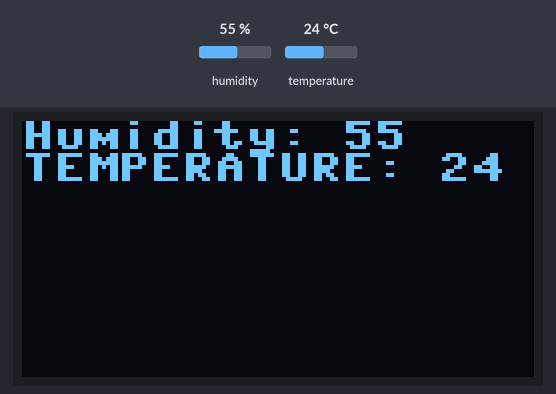
The program below on a simulated ESP32 board running MicroPython. Shown: 128×64 one-colour display. The inputs (shaded band) are chosen by the test bench; at power-on: humidity 55 %, temperature 24 °C. WiFi joins after 1.5 s; no MQTT or app messages arrive unless stated; library files of the repository ran but are not shown: ssd1306.py; what the program prints to the serial console is not drawn.

Above: at 2.8 s.
2.9 s: humidity set to 22 %
At 12.9 s:
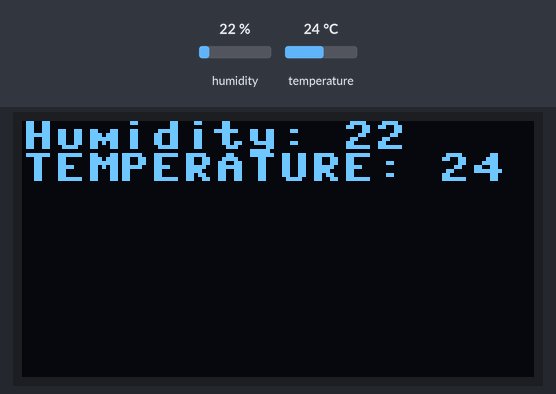
13.2 s: temperature set to 12 °C
At 22.6 s:
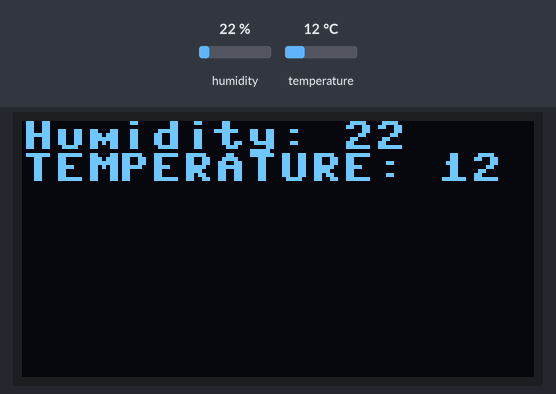
23.3 s: humidity set to 40 %
At 33.0 s:
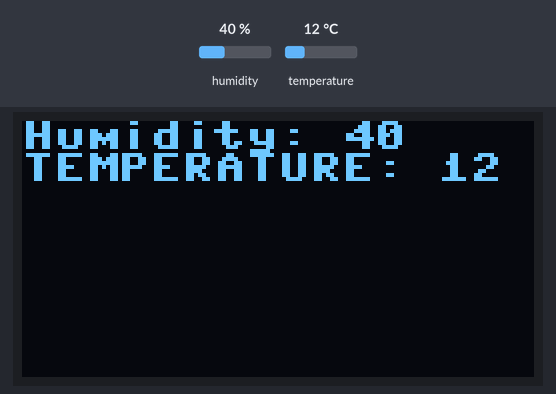
33.3 s: temperature set to 19 °C
Timing chart, 0 to 36.3 s (numbered marks = the images above; inputs shaded):
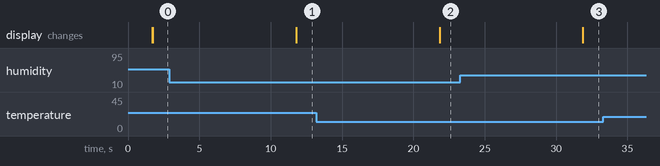

Measured:
- after the input at 2.9 s, the display: changes after 8.9 s (image 1)
- after the input at 13.2 s, the display: changes after 8.6 s (image 2)
- after the input at 23.3 s, the display: changes after 8.6 s (image 3)

The program:

main.py
```python
from machine import Pin, I2C
import dht
import time
import mcu
import ssd1306


gpio = mcu.gpio()
wi = mcu.wifi("SingularClass", "Singular#1234")
wi.setup(ap_active=False, sta_active=True)
if wi.connect():
    print(f"IP={wi.ip}")
mqtt = mcu.MQTT(
    "Ray", "mqtt.singularinnovation-ai.com", "singular", "Singular#1234", keepalive=30
)
mqtt.connect()
i2c = I2C(scl=Pin(gpio.D1), sda=Pin(gpio.D2))
oled = ssd1306.SSD1306_I2C(128, 64, i2c)

d = dht.DHT11(Pin(gpio.D0, Pin.IN))

while True:
    d.measure()
    temp = d.temperature()
    hum = d.humidity()
    oled.fill(0)  # 清除顯示
    oled.text(f"Humidity: {hum:02d}", 0, 0)  # 顯示文字
    oled.text(f"TEMPERATURE: {temp:02d} C", 0, 8)
    oled.show()  # 更新顯示
    msg = f"HUMIDITY:{hum:02d},TEMPERATURE:{temp:02d}C"
    mqtt.publish(topic="RAY", msg=msg)
    time.sleep(10)
```

mcu.py
```python
import sys
from machine import Pin, PWM
from umqtt.simple import MQTTClient


class gpio:
    def __init__(self):
        self._D0 = 16
        self._D1 = 5
        self._D2 = 4
        self._D3 = 0
        self._D4 = 2
        self._D5 = 14
        self._D6 = 12
        self._D7 = 13
        self._D8 = 15
        self._SD3 = 10
        self._SD2 = 9

    @property
    def D0(self):
        return self._D0

    @property
    def D1(self):
        return self._D1

    @property
    def D2(self):
        return self._D2

    @property
    def D3(self):
        return self._D3

    @property
    def D4(self):
        return self._D4

    @property
    def D5(self):
        return self._D5

    @property
    def D6(self):
        return self._D6

    @property
    def D7(self):
        return self._D7

    @property
    def D8(self):
        return self._D8

    @property
    def SD3(self):
        return self._SD3

    @property
    def SD2(self):
        return self._SD2


import network


class wifi:
    def __init__(self, ssid=None, password=None):
        """
        初始化 WiFi 模組
        ssid: WiFi 名稱
        password: WiFi 密碼
        """
        self.ssid = ssid
        self.password = password
        self.ip = None
        self.sta_active = False
        self.ap_active = False
        self.ap = network.WLAN(network.AP_IF)
        self.sta = network.WLAN(network.STA_IF)

    def setup(self, ap_active=False, sta_active=False):
        """
        設定 WiFi 模組
        ap_active: 是否啟用熱點模式
        sta_active: 是否啟用站台模式

        使用方法:
        wi.setup(ap_active=True|False, sta_active=True|False)

        """
        self.ap_active = ap_active
        self.sta_active = sta_active
        self.ap.active(ap_active)
        self.sta.active(sta_active)

    def scan(self):
        """
        掃描附近的 WiFi 熱點
        回傳值: WiFi 熱點列表
        使用方法:
        wi.scan()
        """
        if self.sta_active:
            wifi_list = self.sta.scan()
            print("附近的 WiFi 熱點：")
            for i in range(len(wifi_list)):
                print(wifi_list[i])
        else:
            print("請先啟用站台模式")

    def connect(self, ssid=None, password=None) -> bool:
        """
        連接到指定的 WiFi 熱點
        ssid: WiFi 名稱
        password: WiFi 密碼
        回傳值: 是否成功連接
        使用方法:
        wi.connect(ssid, password)
        """
        ssid = ssid if ssid is not None else self.ssid
        password = password if password is not None else self.password

        if not self.sta_active:
            print("請先啟用站台模式")
            return False

        if ssid is None or password is None:
            print("請提供 WiFi 名稱和密碼")
            return False

        # 啟用站台介面 (如果尚未啟用)
        if not self.sta.active():
            # 在 MicroPython 中，active() 需要一個布林參數來啟用介面
            self.sta.active(True)

        # 使用正確的 API connect
        try:
            self.sta.connect(ssid, password)
        except Exception:
            # 在某些環境下 connect 會拋例外或不可用，回傳 False
            print("WiFi connect 呼叫失敗")
            return False

        # 等待連線成功
        while not self.sta.isconnected():
            pass
        self.ip = self.sta.ifconfig()[0]
        print("已連接到 WiFi 網路", self.sta.ifconfig())
        return True


class LED:
    def __init__(self, r_pin, g_pin, b_pin, pwm: bool = False):
        """
        LED類別用於控制RGB LED燈

        屬性:
            RED(Pin): 紅色LED
            GREEN(Pin): 綠色LED
            BLUE(Pin): 藍色LED

        方法:
            _init_(r_pin, g_pin, b_pin, pwm=False): 初始化LED物件
            當pwm=True時，使用PWM控制LED
            當pwm=False時，使用PWM控制LED
            RED.value(value): 設定紅色LED的亮度
            GREEN.value(value): 設定綠色LED的亮度
            BLUE.value(value): 設定藍色LED的亮度
            RED.duty(duty): 設定紅色LED的PWM佔空比
            GREEN.duty(duty): 設定綠色LED的PWM佔空比
            BLUE.duty(duty): 設定藍色LED的PWM佔空比
        """
        self.pwm = pwm
        if pwm == False:
            self.RED = Pin(r_pin, Pin.OUT)
            self.GREEN = Pin(g_pin, Pin.OUT)
            self.BLUE = Pin(b_pin, Pin.OUT)
        else:
            frequency = 1000  # 設定PWM頻率為1kHz
            duty_Cycle = 0
            self.RED = PWM(Pin(r_pin), freq=frequency, duty=duty_Cycle)
            self.GREEN = PWM(Pin(g_pin), freq=frequency, duty=duty_Cycle)
            self.BLUE = PWM(Pin(b_pin), freq=frequency, duty=duty_Cycle)

    def LED_open(self, RED_value, GREEN_value, BLUE_value):
        """
        LED 開啟方法
        LED_open(RED_value, GREEN_value, BLUE_value)
        例如:
        led=LED(r_pin=5, g_pin=4, b_pin=0, pwm=False)
        led.LED_open(1,0,0) # 紅色

        led=LED(r_pin=5, g_pin=4, b_pin=0, pwm=True)
        led.LED_open(512,0,0) # 紅色
        """
        if self.pwm == False:
            self.RED.value(RED_value)
            self.GREEN.value(GREEN_value)
            self.BLUE.value(BLUE_value)
        else:
            self.RED.duty(RED_value)
            self.GREEN.duty(GREEN_value)
            self.BLUE.duty(BLUE_value)


class MQTT:
    def __init__(self, client_id, server, user, password, keepalive):
        self.client = MQTTClient(
            client_id, server, user=user, password=password, keepalive=keepalive
        )

    def connect(self):
        try:
            self.client.connect()
        except:
            sys.exit()
        finally:
            print("connected to %s" % self.client.server)

    def subscribe(self, topic: str, callback: function):
        self.client.set_callback(callback)
        self.client.subscribe(topic)

    def check_msg(self):
        self.client.check_msg()
        self.client.ping()

    def publish(self, topic: str, msg: str):
        topic = topic.encode("utf-8")
        msg = msg.encode("utf-8")
        self.client.publish(topic, msg)
```
